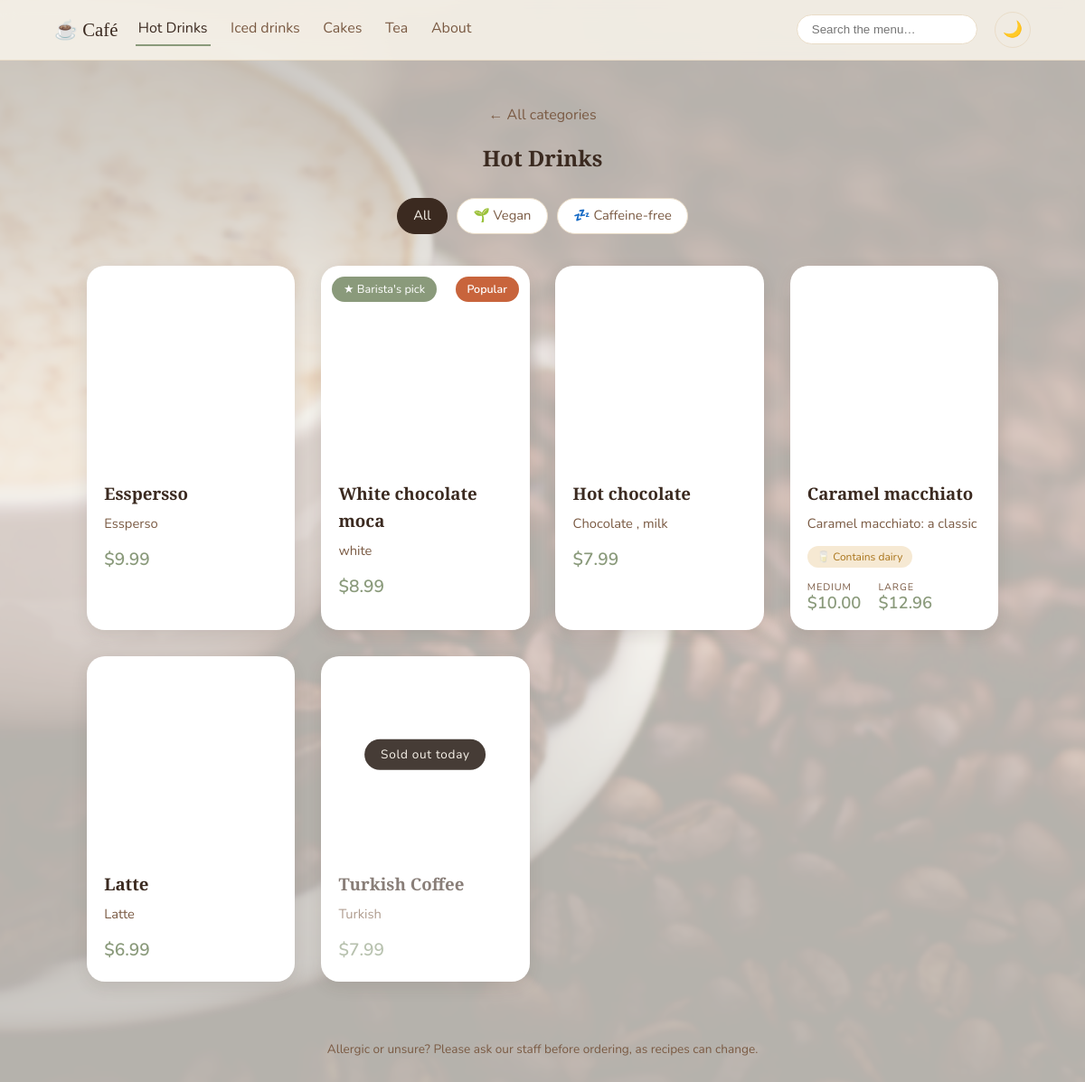
The app's page /coffee/hot-drinks/, older data.
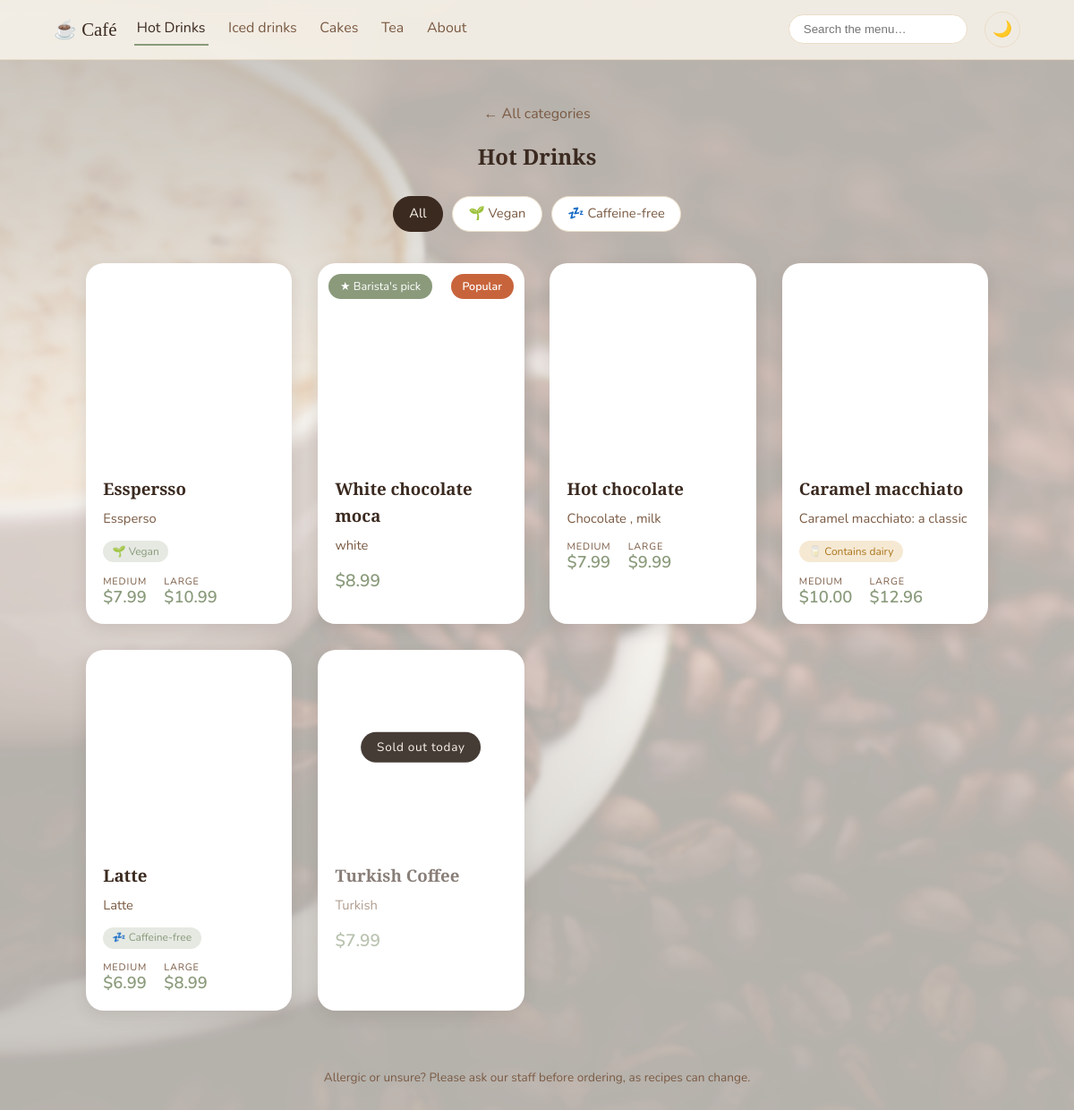
The same page, newer data.
### coffee/models.py (models this page shows, shortened)
class Product(models.Model):
    BADGES = [("", "None"), ("new", "New"), ("popular", "Popular"), ("seasonal", "Seasonal")]
    category = models.ForeignKey(Category, related_name="products", on_delete=models.CASCADE)
    name = models.CharField(max_length=100)
    ingredients = models.TextField(help_text="e.g. Espresso, steamed milk, foam")
    image = models.ImageField(upload_to="products/")
    price = models.DecimalField("Price (medium)", max_digits=6, decimal_places=2,
                                help_text="The regular price. For items without sizes, like cakes, this is the only price.")
    price_large = models.DecimalField("Price (large)", max_digits=6, decimal_places=2,
                                      null=True, blank=True,
                                      help_text="Leave empty if the item has no sizes")
    available = models.BooleanField(default=True, help_text="Untick when sold out; it will show greyed out")
    badge = models.CharField(max_length=10, choices=BADGES, blank=True)
    is_vegan = models.BooleanField("Vegan", default=False)
    is_caffeine_free = models.BooleanField("Caffeine-free", default=False)
    has_nuts = models.BooleanField("Contains nuts", default=False)
    has_dairy = models.BooleanField("Contains dairy", default=False)

### coffee/views.py (the view)
# urls.py: path("coffee/<slug:slug>/", views.category_detail, name="category_detail"),
def category_detail(request, slug):
    category = get_object_or_404(Category, slug=slug)
    products = category.products.all()
    active_diet = request.GET.get("diet")
    if active_diet in DIET_FILTERS:
        products = products.filter(**DIET_FILTERS[active_diet])
    else:
        active_diet = None
    products = products.order_by("-available", "id")      # sold-out items sink to the bottom
    pick, _ = todays_pick()
    return render(request, "coffee/category_detail.html", {
        "category": category,
        "products": products,
        "pick_id": pick.id if pick else None,
        "active_diet": active_diet,
    })

### coffee/context_processors.py (called while the page is built)
def nav_categories(request):
    return {"nav_categories": Category.objects.all()}

### coffee/models.py (called while the page is built)
    def get_absolute_url(self):
        return reverse("category_detail", args=[self.slug])

### coffee/views.py (called while the page is built)
def todays_pick():
    today = timezone.localdate()
    pick = DailyPick.objects.filter(date=today).select_related("product__category").first()
    if pick:
        return pick.product, pick.note
    products = list(Product.objects.filter(available=True)
                    .select_related("category").order_by("id"))
    if products:                       # fallback: rotate by date
        return products[today.toordinal() % len(products)], ""
    return None, ""

### coffee/templates/coffee/category_detail.html (shortened to what this page needs)
{% extends "coffee/base.html" %}
{% block content %}
<header class="page-header">
  <a class="back" href="{% url 'categories' %}">← All categories</a>
  <h2>{{ category.name }}</h2>
</header>
<div class="filters">
  <a class="chip-filter {% if not active_diet %}active{% endif %}" href="{% url 'category_detail' category.slug %}">All</a>
  <a class="chip-filter {% if active_diet == 'vegan' %}active{% endif %}" href="?diet=vegan">🌱 Vegan</a>
  <a class="chip-filter {% if active_diet == 'caffeine_free' %}active{% endif %}" href="?diet=caffeine_free">💤 Caffeine-free</a>
</div>
<div class="grid products">
  {% for p in products %}
    {% include "coffee/_product_card.html" %}
  {% empty %}
  <p class="empty">{% if active_diet %}Nothing matches this filter in {{ category.name }}.{% else %}Nothing here yet, check back soon.{% endif %}</p>
  {% endfor %}
</div>
<p class="allergy-note">Allergic or unsure? Please ask our staff before ordering, as recipes can change.</p>
{% endblock %}

### coffee/templates/coffee/_product_card.html (shortened to what this page needs)
<article class="product-card {% if not p.available %}sold-out{% endif %}">
  {% if p.id == pick_id %}<span class="ribbon">★ Barista's pick</span>{% endif %}
  {% if p.badge %}<span class="pbadge pbadge-{{ p.badge }}">{{ p.get_badge_display }}</span>{% endif %}
  <div class="img-wrap">
    <img src="{{ p.image.url }}" alt="{{ p.name }}" loading="lazy" decoding="async">
    {% if not p.available %}<span class="soldout-label">Sold out today</span>{% endif %}
  </div>
  <div class="info">
    <h3>{{ p.name }}</h3>
    <p class="ingredients">{{ p.ingredients }}</p>
    {% if p.is_vegan or p.is_caffeine_free or p.has_nuts or p.has_dairy %}
    <div class="diet">
      {% if p.is_vegan %}<span class="chip good">🌱 Vegan</span>{% endif %}
      {% if p.is_caffeine_free %}<span class="chip good">💤 Caffeine-free</span>{% endif %}
      {% if p.has_dairy %}<span class="chip warn">🥛 Contains dairy</span>{% endif %}
    </div>
    {% endif %}
    {% include "coffee/_prices.html" %}
  </div>
</article>

### coffee/templates/coffee/_prices.html
<div class="prices">
  {% if p.price_large %}
    <span class="size"><small>Medium</small>${{ p.price }}</span>
    <span class="size"><small>Large</small>${{ p.price_large }}</span>
  {% else %}
    <span class="price">${{ p.price }}</span>
  {% endif %}
</div>

Row changes from the older to the newer data that the page shows:
changed Product "Esspersso": is_vegan False → True (drawn); price_large (not shown) → "10.99"; price "9.99" → "7.99"
changed Product "Hot chocolate": price_large (not shown) → "9.99"
changed Product "Latte": is_caffeine_free False → True (drawn); price_large (not shown) → "8.99"
